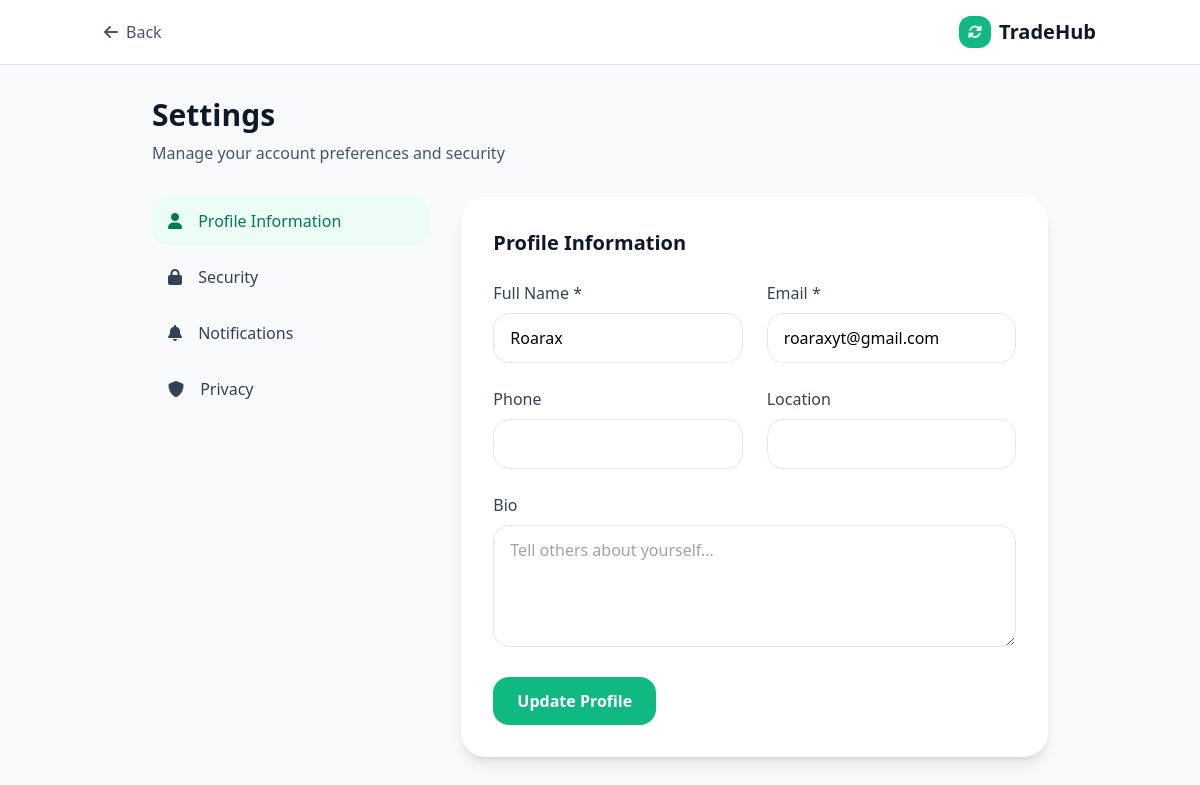
/Pages/settings.php (signed in), run on the app's committed database.
### tables this page shows
CREATE TABLE `site_settings` (
  `id` int(11) NOT NULL,
  `setting_key` varchar(100) NOT NULL,
  `setting_value` text DEFAULT NULL,
  `created_at` timestamp NOT NULL DEFAULT current_timestamp(),
  `updated_at` timestamp NOT NULL DEFAULT current_timestamp() ON UPDATE current_timestamp()
);

CREATE TABLE `users` (
  `id` int(11) NOT NULL,
  `full_name` varchar(255) NOT NULL,
  `email` varchar(255) NOT NULL,
  `password` varchar(255) NOT NULL,
  `phone` varchar(20) DEFAULT NULL,
  `location` varchar(255) DEFAULT NULL,
  `bio` text DEFAULT NULL,
  `avatar_url` varchar(500) DEFAULT NULL,
  `status` enum('active','inactive','suspended') DEFAULT 'active',
  `email_verified` tinyint(1) DEFAULT 0,
  `created_at` timestamp NOT NULL DEFAULT current_timestamp(),
  `updated_at` timestamp NOT NULL DEFAULT current_timestamp() ON UPDATE current_timestamp(),
  `role` varchar(20) NOT NULL DEFAULT 'user',
  `last_seen` timestamp NULL DEFAULT NULL
);

### Pages/settings.php (the view, shortened to what this page needs)
<?php
$conn = getDBConnection();
$query = "SELECT * FROM users WHERE id = ?";
$stmt = $conn->prepare($query);
$stmt->bind_param("i", $_SESSION['user_id']);
$stmt->execute();
$result = $stmt->get_result();
$user = $result->fetch_assoc();
include '../includes/header.php';
?>
<div class="min-h-screen bg-slate-50">
    <header class="bg-white border-b border-slate-200">
        <div class="container mx-auto px-4 py-4 flex items-center justify-between">
        <a href="javascript:void(0);"
   onclick="history.go(-2);"
   class="flex items-center space-x-2 text-slate-600 hover:text-slate-900">
    <i class="fas fa-arrow-left"></i>
    <span>Back</span>
</a>
            <a href="dashboard.php" class="flex items-center space-x-2">
                <div class="w-8 h-8 bg-emerald-500 rounded-xl flex items-center justify-center">
                    <i class="fas fa-sync-alt text-white text-sm"></i>
                </div>
                <span class="text-xl font-bold text-slate-900"><?php include "../includes/Name.php";?></span>
            </a>
        </div>
    </header>
    <div class="container mx-auto px-4 py-8">
        <div class="max-w-4xl mx-auto">
            <div class="mb-8">
                <h1 class="text-3xl font-bold text-slate-900 mb-2">Settings</h1>
                <p class="text-slate-600">Manage your account preferences and security</p>
            </div>
            <div class="grid md:grid-cols-3 gap-8">
                <div class="space-y-2">
                    <button onclick="showSection('profile')" id="profile-tab" class="w-full text-left px-4 py-3 rounded-2xl bg-emerald-50 text-emerald-700 font-medium">
                        <i class="fas fa-user mr-3"></i>
                        Profile Information
                    </button>
                    <button onclick="showSection('security')" id="security-tab" class="w-full text-left px-4 py-3 rounded-2xl hover:bg-slate-50 text-slate-700">
                        <i class="fas fa-lock mr-3"></i>
                        Security
                    </button>
                    <button onclick="showSection('notifications')" id="notifications-tab" class="w-full text-left px-4 py-3 rounded-2xl hover:bg-slate-50 text-slate-700">
                        <i class="fas fa-bell mr-3"></i>
                        Notifications
                    </button>
                    <button onclick="showSection('privacy')" id="privacy-tab" class="w-full text-left px-4 py-3 rounded-2xl hover:bg-slate-50 text-slate-700">
                        <i class="fas fa-shield-alt mr-3"></i>
                        Privacy
                    </button>
                </div>
                <div class="md:col-span-2">
                    <div id="profile-section" class="bg-white rounded-3xl shadow-lg p-8">
                        <h2 class="text-xl font-bold text-slate-900 mb-6">Profile Information</h2>
                        <form method="POST" class="space-y-6">
                            <div class="grid md:grid-cols-2 gap-6">
                                <div>
                                    <label for="full_name" class="block text-slate-700 font-medium mb-2">Full Name *</label>
                                    <input
                                        id="full_name"
                                        name="full_name"
                                        type="text"
                                        value="<?php echo htmlspecialchars($user['full_name']); ?>"
                                        class="w-full px-4 py-3 rounded-2xl border border-slate-200 focus:border-emerald-500 focus:ring-2 focus:ring-emerald-500 focus:ring-opacity-20"
                                        required
                                    />
                                </div>
                                <div>
                                    <label for="email" class="block text-slate-700 font-medium mb-2">Email *</label>
                                    <input
                                        id="email"
                                        name="email"
                                        type="email"
                                        value="<?php echo htmlspecialchars($user['email']); ?>"
                                        class="w-full px-4 py-3 rounded-2xl border border-slate-200 focus:border-emerald-500 focus:ring-2 focus:ring-emerald-500 focus:ring-opacity-20"
                                        required
                                    />
                                </div>
                            </div>
                            <div class="grid md:grid-cols-2 gap-6">
                                <div>
                                    <label for="phone" class="block text-slate-700 font-medium mb-2">Phone</label>
                                    <input
                                        id="phone"
                                        name="phone"
                                        type="tel"
                                        value="<?php echo htmlspecialchars($user['phone'] ?? ''); ?>"
                                        class="w-full px-4 py-3 rounded-2xl border border-slate-200 focus:border-emerald-500 focus:ring-2 focus:ring-emerald-500 focus:ring-opacity-20"
                                    />
                                </div>
                                <div>
                                    <label for="location" class="block text-slate-700 font-medium mb-2">Location</label>
                                    <input
                                        id="location"
                                        name="location"
                                        type="text"
                                        value="<?php echo htmlspecialchars($user['location'] ?? ''); ?>"
                                        class="w-full px-4 py-3 rounded-2xl border border-slate-200 focus:border-emerald-500 focus:ring-2 focus:ring-emerald-500 focus:ring-opacity-20"
                                    />
                                </div>
                            </div>
                            <div>
                                <label for="bio" class="block text-slate-700 font-medium mb-2">Bio</label>
                                <textarea
                                    id="bio"
                                    name="bio"
                                    rows="4"
                                    placeholder="Tell others about yourself..."
                                    class="w-full px-4 py-3 rounded-2xl border border-slate-200 focus:border-emerald-500 focus:ring-2 focus:ring-emerald-500 focus:ring-opacity-20"
                                ><?php echo htmlspecialchars($user['bio'] ?? ''); ?></textarea>
                            </div>
                            <button
                                type="submit"
                                class="bg-emerald-500 hover:bg-emerald-600 text-white px-6 py-3 rounded-2xl font-semibold"
                            >
                                Update Profile
                            </button>
                        </form>
                    </div>
                </div>
            </div>
        </div>
    </div>
</div>

### includes/Name.php
<?php
require_once '../config/config.php';
$conn = getDBConnection();
$query = "SELECT setting_value FROM site_settings WHERE setting_key = 'site_name' LIMIT 1";
$result = $conn->query($query);
if ($result && $row = $result->fetch_assoc()) {
    echo htmlspecialchars($row['setting_value']);
}
?>

### assets/css/style.css (style rules this page uses)
* { transition: all 0.2s ease-in-out; }

### includes/header.php (style rules this page uses)
* { transition: all 0.2s ease-in-out; }

### data on the page
site_settings: setting_value "TradeHub"
users: full_name "Roarax", email "roaraxyt@gmail.com"
